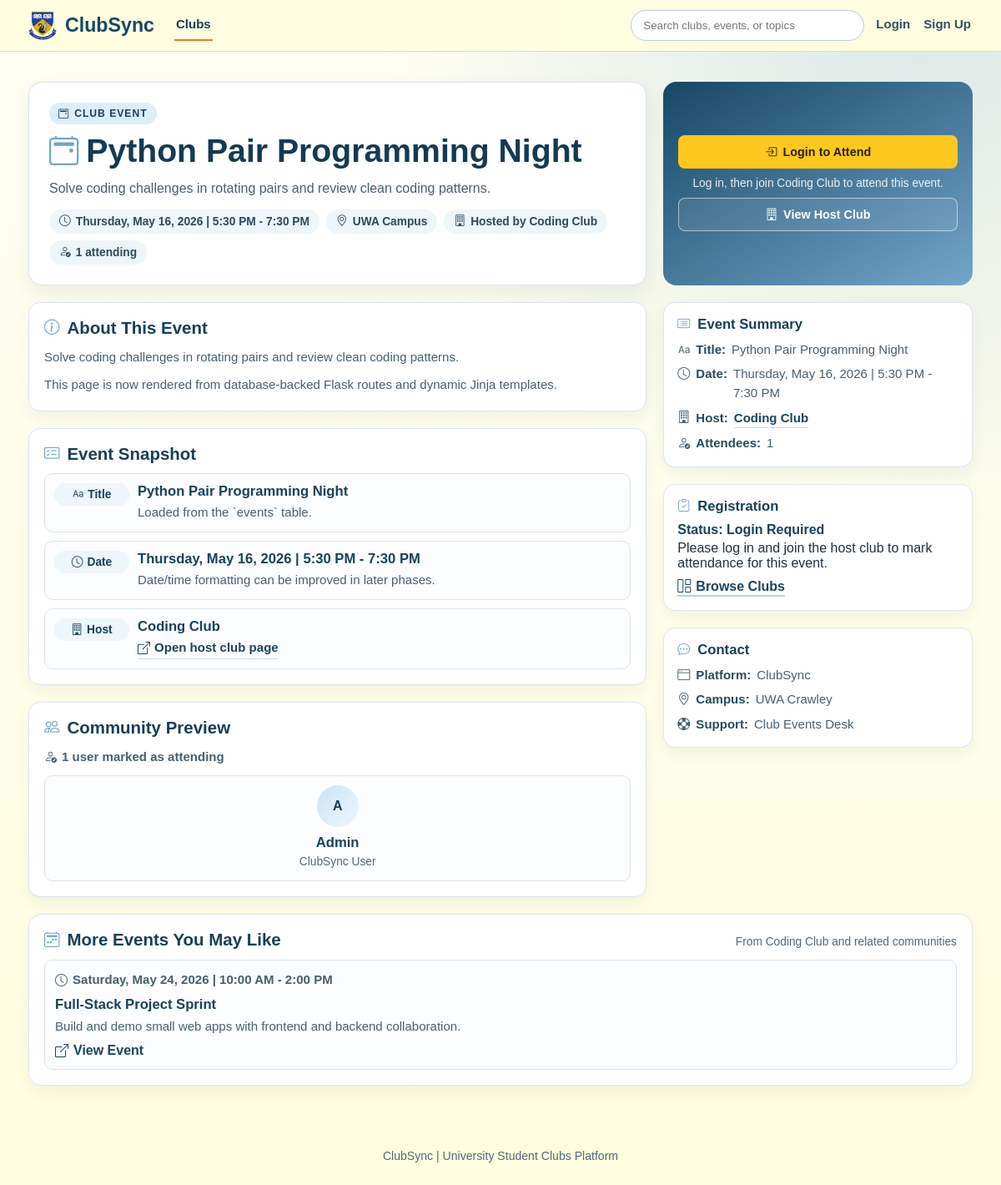
/events/4, run on an earlier commit of the app's database.
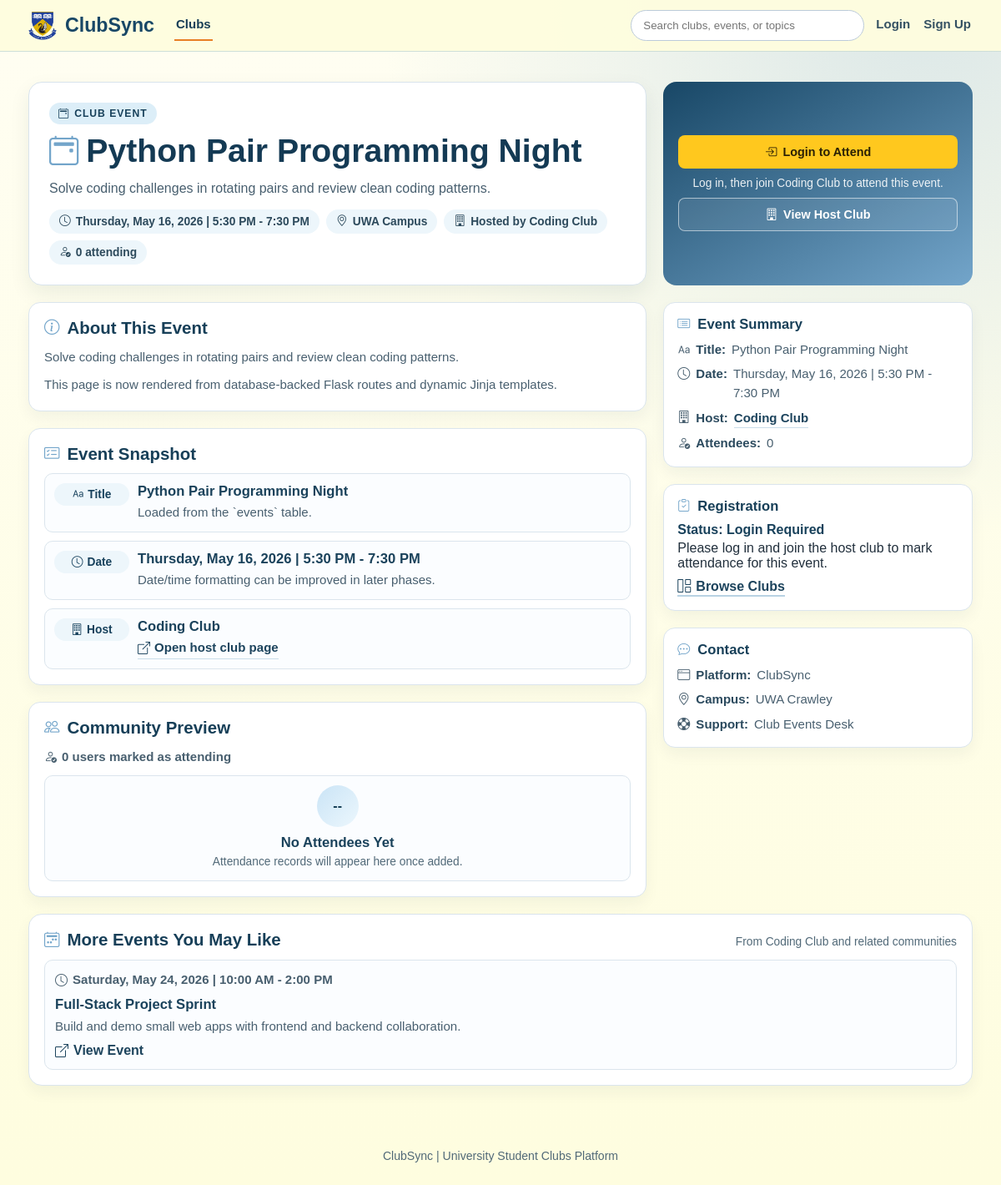
And on a later commit of the database.
### models/user.py (models this page shows)
class User(db.Model):
    __tablename__ = "users"
    id = db.Column(db.Integer, primary_key=True)
    name = db.Column(db.String(100), nullable=False)
    email = db.Column(db.String(120), unique=True, nullable=False)
    password_hash = db.Column(db.String(255), nullable=False)
    is_admin = db.Column(db.Boolean, default=False, nullable=False)
    memberships = db.relationship("Membership", backref="user", cascade="all, delete")
    attendances = db.relationship("Attendance", backref="user", cascade="all, delete")

### models/event.py (models this page shows)
class Event(db.Model):
    __tablename__ = "events"
    id = db.Column(db.Integer, primary_key=True)
    club_id = db.Column(db.Integer, db.ForeignKey("clubs.id"), nullable=False)
    title = db.Column(db.String(150), nullable=False)
    date = db.Column(db.String(50), nullable=False)
    description = db.Column(db.Text)
    attendances = db.relationship("Attendance", backref="event", cascade="all, delete")

### routes/clubs.py (the view, shortened to what this page needs)
@clubs_bp.route("/events/<int:event_id>")
def event_details(event_id):
    event = Event.query.get_or_404(event_id)
    attendees = sorted(
        (
            attendance.user
            for attendance in event.attendances
            if attendance.user is not None
        ),
        key=lambda user: user.name.lower(),
    )
    related_events = (
        Event.query.filter(Event.club_id == event.club_id, Event.id != event.id)
        .order_by(Event.id.asc())
        .limit(3)
        .all()
    )
    is_attending = False
    is_club_member = False
    current_user = _get_current_user()
    return render_template(
        "event.html",
        event=event,
        club=event.club,
        attendee_count=len(event.attendances),
        attendees=attendees,
        related_events=related_events,
        is_attending=is_attending,
        is_club_member=is_club_member,
    )

### app.py (called while the page is built)
@app.context_processor
def inject_navbar_access():
    user_id = session.get("user_id")
    user_is_admin = False
    if user_id:
        user = db.session.get(User, user_id)
        user_is_admin = bool(user and user.is_admin)
    return {
        "navbar_can_access_admin": bool(
            session.get("admin_logged_in") or user_is_admin
        )
    }

### routes/clubs.py (called while the page is built, shortened)
def _get_current_user():
    user_id = session.get("user_id")
    if not user_id:
        return None

### templates/event.html (shortened to what the changed rows need)
<!DOCTYPE html>
<html lang="en">
<head>
    <link rel="stylesheet" href="{{ url_for('static', filename='css/styles.css') }}">
    <link rel="stylesheet" href="https://cdn.jsdelivr.net/npm/bootstrap-icons@1.11.3/font/bootstrap-icons.min.css">
    <link rel="stylesheet" href="{{ url_for('static', filename='css/alerts.css') }}">
    <link rel="stylesheet" href="{{ url_for('static', filename='css/event.css') }}">
</head>
<body class="clubs-page event-page">
{% set active_page = 'event' %}
<main class="event-main">
    {% if event %}
        <section class="event-hero">
            <div class="event-hero-main">
                <p class="event-hero-type"><i class="bi bi-calendar2-event" aria-hidden="true"></i>Club Event</p>
                <h1><i class="bi bi-calendar2-event" aria-hidden="true"></i>{{ event.title }}</h1>
                <p class="event-hero-summary">
                    {{ event.description if event.description else 'This event does not have a description yet.' }}
                </p>
                <div class="event-hero-meta">
                    <span><i class="bi bi-clock" aria-hidden="true"></i>{{ event.date }}</span>
                    <span><i class="bi bi-geo-alt" aria-hidden="true"></i>UWA Campus</span>
                    {% if club %}
                        <a href="{{ url_for('clubs.club_details', club_id=club.id) }}" class="event-meta-link"><i class="bi bi-building" aria-hidden="true"></i>Hosted by {{ club.name }}</a>
                    {% endif %}
                    <span><i class="bi bi-person-check" aria-hidden="true"></i>{{ attendee_count }} attending</span>
                </div>
            </div>
            <div class="event-hero-actions">
                {% if session.get('user_id') %}
                    {% if is_attending %}
                        <form method="POST" action="{{ url_for('clubs.unattend_event', event_id=event.id) }}">
                            <input type="hidden" name="csrf_token" value="{{ csrf_token() }}">
                            <input type="hidden" name="next" value="{{ request.path }}">
                            <button type="submit" class="event-danger-action"><i class="bi bi-x-circle" aria-hidden="true"></i>Cancel Attendance</button>
                        </form>
                        <p class="event-action-note">You are currently marked as attending this event.</p>
                    {% elif is_club_member %}
                        <form method="POST" action="{{ url_for('clubs.attend_event', event_id=event.id) }}">
                            <input type="hidden" name="csrf_token" value="{{ csrf_token() }}">
                            <input type="hidden" name="next" value="{{ request.path }}">
                            <button type="submit" class="event-primary-action"><i class="bi bi-calendar-check" aria-hidden="true"></i>Attend Event</button>
                        </form>
                        <p class="event-action-note">Mark attendance to appear in the attendee list.</p>
                    {% elif club %}
                        <a href="{{ url_for('clubs.club_details', club_id=club.id) }}" class="event-primary-action"><i class="bi bi-person-plus" aria-hidden="true"></i>Join Club to Attend</a>
                        <p class="event-action-note">You need to join {{ club.name }} before attending this event.</p>
                    {% else %}
                        <p class="event-action-note">Joining the host club is required before attendance can be marked.</p>
                    {% endif %}
                {% else %}
                    <a href="{{ url_for('auth.login') }}" class="event-primary-action"><i class="bi bi-box-arrow-in-right" aria-hidden="true"></i>Login to Attend</a>
                    {% if club %}
                        <p class="event-action-note">Log in, then join {{ club.name }} to attend this event.</p>
                    {% else %}
                        <p class="event-action-note">Log in first to mark or cancel attendance.</p>
                    {% endif %}
                {% endif %}
                {% if club %}
                    <a href="{{ url_for('clubs.club_details', club_id=club.id) }}" class="event-secondary-action"><i class="bi bi-building" aria-hidden="true"></i>View Host Club</a>
                {% else %}
                    <a href="{{ url_for('clubs.clubs') }}" class="event-secondary-action"><i class="bi bi-grid-1x2" aria-hidden="true"></i>Browse Clubs</a>
                {% endif %}
            </div>
        </section>
        <div class="event-layout">
            <section class="event-content">
                <article class="event-section-card">
                    <h2><i class="bi bi-info-circle" aria-hidden="true"></i>About This Event</h2>
                    <p>{{ event.description if event.description else 'Event description is currently unavailable.' }}</p>
                    <p>This page is now rendered from database-backed Flask routes and dynamic Jinja templates.</p>
                </article>
                <article class="event-section-card">
                    <h2><i class="bi bi-card-checklist" aria-hidden="true"></i>Event Snapshot</h2>
                    <div class="event-agenda-list">
                        <div class="event-agenda-item">
                            <span class="event-agenda-time"><i class="bi bi-type" aria-hidden="true"></i>Title</span>
                            <div>
                                <h3>{{ event.title }}</h3>
                                <p>Loaded from the `events` table.</p>
                            </div>
                        </div>
                        <div class="event-agenda-item">
                            <span class="event-agenda-time"><i class="bi bi-clock" aria-hidden="true"></i>Date</span>
                            <div>
                                <h3>{{ event.date }}</h3>
                                <p>Date/time formatting can be improved in later phases.</p>
                            </div>
                        </div>
                        {% if club %}
                            <div class="event-agenda-item">
                                <span class="event-agenda-time"><i class="bi bi-building" aria-hidden="true"></i>Host</span>
                                <div>
                                    <h3>{{ club.name }}</h3>
                                    <p><a href="{{ url_for('clubs.club_details', club_id=club.id) }}" class="event-inline-link"><i class="bi bi-box-arrow-up-right" aria-hidden="true"></i>Open host club page</a></p>
                                </div>
                            </div>
                        {% endif %}
                    </div>
                </article>
                <article class="event-section-card">
                    <h2><i class="bi bi-people" aria-hidden="true"></i>Community Preview</h2>
                    <p class="event-attendees-count"><i class="bi bi-person-check" aria-hidden="true"></i>{{ attendee_count }} user{% if attendee_count != 1 %}s{% endif %} marked as attending</p>
                    <div class="event-attendee-grid">
                        {% if attendees %}
                            {% for attendee in attendees[:8] %}
                                {% set name_parts = attendee.name.split() %}
                                <div class="event-attendee-card">
                                    <div class="event-attendee-avatar">
                                        {{ ((name_parts[0][0] if name_parts else '?') ~ (name_parts[1][0] if name_parts|length > 1 else '')) | upper }}
                                    </div>
                                    <h3>{{ attendee.name }}</h3>
                                    <p>ClubSync User</p>
                                </div>
                            {% endfor %}
                        {% else %}
                            <div class="event-attendee-card">
                                <div class="event-attendee-avatar">--</div>
                                <h3>No Attendees Yet</h3>
                                <p>Attendance records will appear here once added.</p>
                            </div>
                        {% endif %}
                    </div>
                </article>
            </section>
            <aside class="event-sidebar">
                <section class="event-side-card">
                    <h2><i class="bi bi-card-list" aria-hidden="true"></i>Event Summary</h2>
                    <ul>
                        <li><i class="bi bi-type" aria-hidden="true"></i><strong>Title:</strong> {{ event.title }}</li>
                        <li><i class="bi bi-clock" aria-hidden="true"></i><strong>Date:</strong> {{ event.date }}</li>
                        {% if club %}
                            <li><i class="bi bi-building" aria-hidden="true"></i><strong>Host:</strong> <a href="{{ url_for('clubs.club_details', club_id=club.id) }}" class="event-inline-link">{{ club.name }}</a></li>
                        {% endif %}
                        <li><i class="bi bi-person-check" aria-hidden="true"></i><strong>Attendees:</strong> {{ attendee_count }}</li>
                    </ul>
                </section>
                <section class="event-side-card">
                    <h2><i class="bi bi-clipboard-check" aria-hidden="true"></i>Registration</h2>
                    {% if session.get('user_id') %}
                        {% if is_attending %}
                            <p class="event-side-highlight">Status: Attending</p>
                            <p>Your attendance is currently recorded for this event.</p>
                        {% elif is_club_member %}
                            <p class="event-side-highlight">Status: Not Attending Yet</p>
                            <p>Use the attend action above to mark attendance.</p>
                        {% elif club %}
                            <p class="event-side-highlight">Status: Club Membership Required</p>
                            <p>Join {{ club.name }} first, then return here to mark attendance.</p>
                            <a href="{{ url_for('clubs.club_details', club_id=club.id) }}" class="event-side-link"><i class="bi bi-building" aria-hidden="true"></i>Go to Host Club</a>
                        {% else %}
                            <p class="event-side-highlight">Status: Club Membership Required</p>
                            <p>Join the host club first, then return here to mark attendance.</p>
                        {% endif %}
                    {% else %}
                        <p class="event-side-highlight">Status: Login Required</p>
                        <p>Please log in and join the host club to mark attendance for this event.</p>
                    {% endif %}
                    <a href="{{ url_for('clubs.clubs') }}" class="event-side-link"><i class="bi bi-grid-1x2" aria-hidden="true"></i>Browse Clubs</a>
                </section>
                <section class="event-side-card">
                    <h2><i class="bi bi-chat-dots" aria-hidden="true"></i>Contact</h2>
                    <ul>
                        <li><i class="bi bi-window" aria-hidden="true"></i><strong>Platform:</strong> ClubSync</li>
                        <li><i class="bi bi-geo-alt" aria-hidden="true"></i><strong>Campus:</strong> UWA Crawley</li>
                        <li><i class="bi bi-life-preserver" aria-hidden="true"></i><strong>Support:</strong> Club Events Desk</li>
                    </ul>
                </section>
            </aside>
        </div>
        <section class="event-related">
            <div class="event-related-head">
                <h2><i class="bi bi-calendar2-week" aria-hidden="true"></i>More Events You May Like</h2>
                <p>{% if club %}From {{ club.name }} and related communities{% else %}From student clubs{% endif %}</p>
            </div>
            <div class="event-related-grid">
                {% if related_events %}
                    {% for related_event in related_events %}
                        <article class="event-related-card">
                        <p class="event-related-date"><i class="bi bi-clock" aria-hidden="true"></i>{{ related_event.date }}</p>
                            <h3>{{ related_event.title }}</h3>
                            <p>{{ related_event.description if related_event.description else 'No description available.' }}</p>
                            <a href="{{ url_for('clubs.event_details', event_id=related_event.id) }}"><i class="bi bi-box-arrow-up-right" aria-hidden="true"></i>View Event</a>
                        </article>
                    {% endfor %}
                {% endif %}
            </div>
        </section>
    {% endif %}
</main>
</body>
</html>

What changed in the data, as far as the page shows it:
no longer on this page (row edited): User: name "A", name "Admin"
Also different on the page:
{{ attendee_count }}: "1" → "0"
text now shown: "s -- No Attendees Yet Attendance records will appear here once added."
